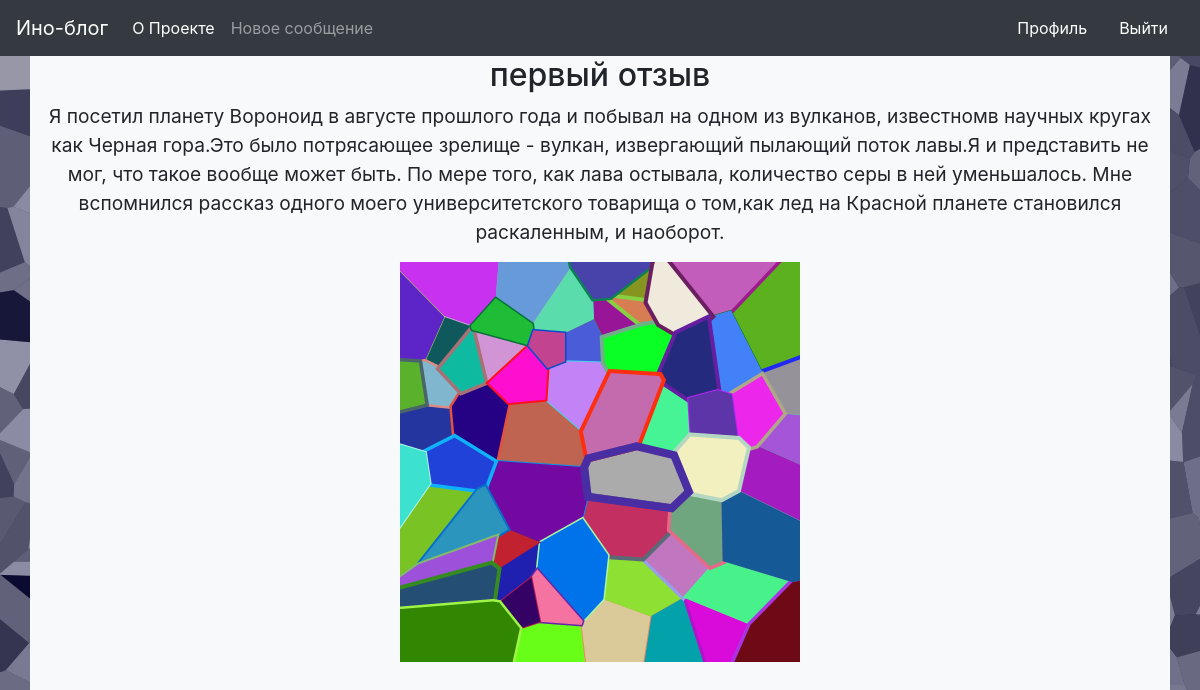
Page /1 (signed in) on the committed database.
### project.py (models this page shows, shortened)
class Post(db.Model):
    id = db.Column(db.Integer, primary_key=True)
    title = db.Column(db.String(140))
    content = db.Column(db.String(540))
    image = db.Column(db.String(40))
    stamp = db.Column(db.DateTime, index=True, default=datetime.now(timezone.utc))
    username = db.Column(db.String(140))

### project.py (the view)
@app.route('/<int:post_id>')
def post(post_id):
    post_content = get_post(post_id)
    return render_template('post.html', post=post_content)

### project.py (called while the page is built)
@login.user_loader
def load_user(user_id):
    return User.query.get(int(user_id))

def get_db_connection():
    conn = sqlite3.connect('database.db')
    conn.row_factory = sqlite3.Row
    return conn

def get_post(post_id):
    conn = get_db_connection()
    post_content = conn.execute('SELECT * FROM post WHERE id = ?', (post_id,)).fetchone()
    conn.close()
    if post_content is None:
        abort(404)
    return post_content

### templates/post.html (shortened to what this page needs)
{% extends 'base.html' %}
{% block content %}
<h2 align="center">{% block title %} {{ post['title'] }} {% endblock %}</h2>
<p align="center"><big>{{ post['content'] }}</big></p>
<div align="center">
<tr >
    <td><img src="{{ url_for('static', filename=post['image']) }}" width="400" height="400" align="center"></td>
</tr>
<br> <br> <br> <br> <br> <br> <br> <br> <br> <br> <br> <br> <br> <br> <br> <br> <br> <br> <br>
<br> <br> <br> <br> <br> <br> <br> <br> <br> <br> <br> <br> <br> <br> <br> <br> <br> <br> <br>
    {% endblock %}

### rows in the picture
Post: title "первый отзыв", content "Я посетил планету Вороноид в августе прошлого года и побывал на одном из вулканов, известномв научных кругах как Черная гора.Это было потрясающее зрелище - вулкан, извергающий пылающий поток лавы.Я и представить не мог, что такое вообще может быть. По мере того, как лава остывала, количество серы в ней уменьшалось. Мне вспомнился рассказ одного моего университетского товарища о том,как лед на Красной планете становился раскаленным, и наоборот.", image (picture)
